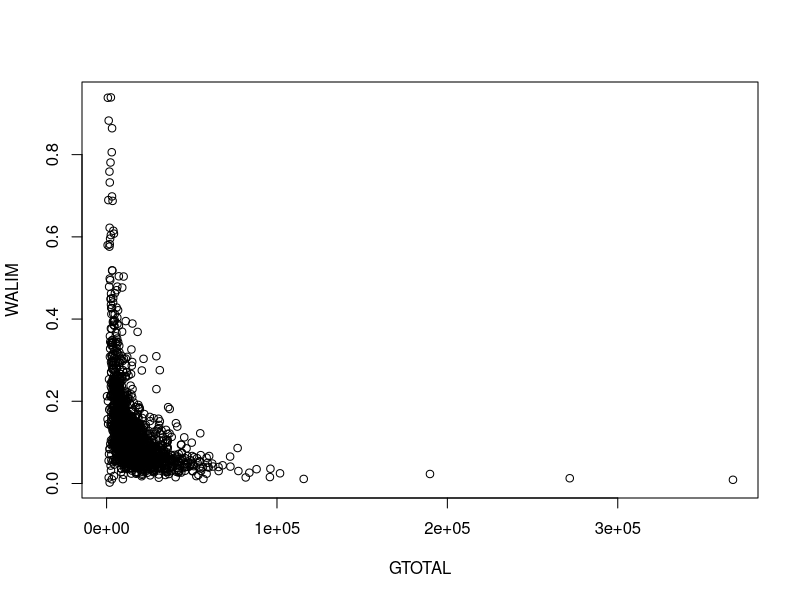
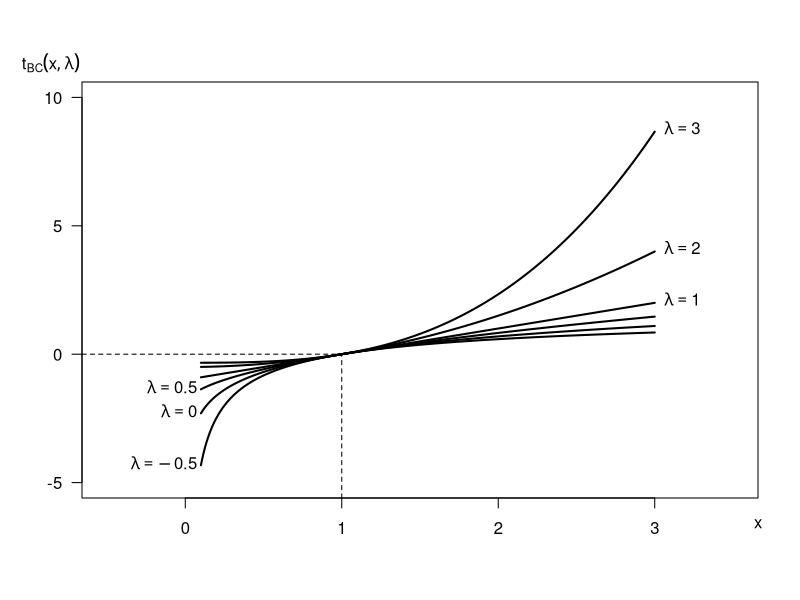

These charts were generated, in order, by the following R code:
library(readr)
library(car)
ENGEL_ALIM_2 <- read_csv("ENGEL_ALIM_2.csv")
View(ENGEL_ALIM_2)
attach(ENGEL_ALIM_2)
WALIM <- GALIM/GTOTAL
plot(GTOTAL, WALIM)
#
S(lm_lin <- lm(WALIM ~ GTOTAL))
S(lm_inv <- lm(WALIM ~ I(1/GTOTAL)))
S(lm_semilog <- lm(WALIM ~ log(GTOTAL)))
#
# Curva de Engel Box-Tidwell 
#
t_BT <- boxTidwell(WALIM ~ GTOTAL)
print(t_BT)
S(lm_BT <- lm(WALIM ~ basicPower(GTOTAL, -0.307)))
#
#
# Transformación de Box-Cox
#
par(mfrow=c(1, 1))

n <- 500
x <- seq(0.1, 3, length=n)
x1 <- bcPower(x, 1)
x0.5 <- bcPower(x, 0.5)
x0 <- bcPower(x, 0)
xm0.5 <- bcPower(x, -0.5)
xm1 <- bcPower(x, -1)
x2 <- bcPower(x, 2)
x3 <- bcPower(x, 3)
xlim <- range(c(x1, x0.5, x0, xm0.5, xm1, x2, x3))

plot(range(x)+ c(-0.6, 0.5), c(-5, 10), type="n", xlab="", ylab="", las=1)
usr <- par("usr")
text(usr[2], usr[3] - 1, label="x", xpd=TRUE)
text(usr[1] - 0.2, usr[4] + 0.75, label=expression(t[BC](x, lambda)), xpd=TRUE)
lines(x, x1, lwd=2)
text(x[n]+0.0625, x1[n], labels=expression(lambda == 1), adj=c(0, 0.2))
lines(x, x2, lwd=2)
text(x[n]+0.0625, x2[n], labels=expression(lambda == 2), adj=c(0, 0.2))
lines(x, x3, lwd=2)
text(x[n]+0.0625, x3[n], labels=expression(lambda == 3), adj=c(0, 0.2))
lines(x, x0.5, lwd=2)
text(x[1]-0.025, x0.5[1], labels=expression(lambda == 0.5), adj=c(1, 0.3))
lines(x, x0, lwd=2)
text(x[1]-0.025, x0[1], labels=expression(lambda == 0), adj=c(1, 0.3))
lines(x, xm0.5, lwd=2)
text(x[1]-0.025, xm0.5[1], labels=expression(lambda == -0.5), adj=c(1, 0.3))
lines(x=c(1, 1), y=c(usr[3], 0), lty=2)
lines(x=c(usr[1], 1), y=c(0, 0), lty=2)

#